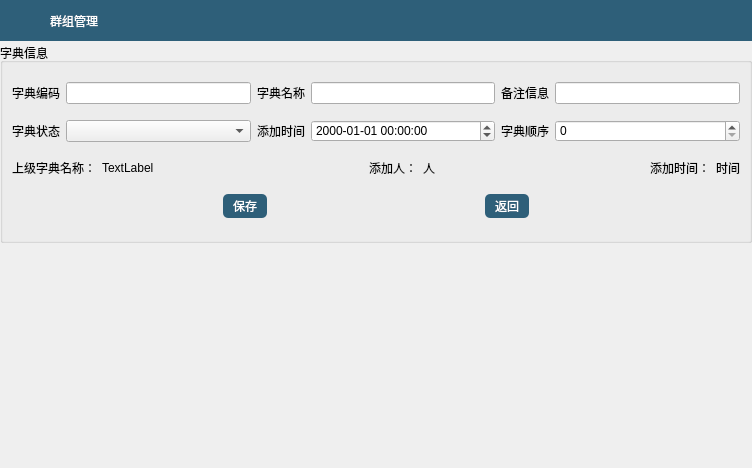
<?xml version="1.0" encoding="UTF-8"?>
<ui version="4.0">
 <class>AddDictWidget</class>
 <widget class="QWidget" name="AddDictWidget">
  <property name="geometry">
   <rect>
    <x>0</x>
    <y>0</y>
    <width>752</width>
    <height>468</height>
   </rect>
  </property>
  <property name="mouseTracking">
   <bool>true</bool>
  </property>
  <property name="windowTitle">
   <string>Form</string>
  </property>
  <property name="styleSheet">
   <string notr="true">QWidget#AddDictWidget QWidget#w_header {
	background-color: rgb(46, 95, 121);
	font: 9pt &quot;黑体&quot;;
}
QWidget#AddDictWidget QWidget#w_header QLabel#l_title {
	font: 13pt &quot;黑体&quot;;
	color:white;
}
QPushButton {
	background-color: rgb(46, 95, 121);
	color: rgb(255, 255, 255);
	height:20px;
	padding-top:2px;
	padding-bottom:2px;
	padding-left:10px;
	padding-right:10px;
	border-radius:5px;
}
QPushButton:hover {
	background-color: rgb(238, 238, 238);
	color: rgb(0, 0, 0);
}</string>
  </property>
  <layout class="QVBoxLayout" name="verticalLayout">
   <property name="spacing">
    <number>2</number>
   </property>
   <property name="leftMargin">
    <number>0</number>
   </property>
   <property name="topMargin">
    <number>0</number>
   </property>
   <property name="rightMargin">
    <number>0</number>
   </property>
   <property name="bottomMargin">
    <number>0</number>
   </property>
   <item>
    <widget class="QWidget" name="w_header" native="true">
     <property name="sizePolicy">
      <sizepolicy hsizetype="Preferred" vsizetype="Fixed">
       <horstretch>0</horstretch>
       <verstretch>0</verstretch>
      </sizepolicy>
     </property>
     <property name="maximumSize">
      <size>
       <width>16777215</width>
       <height>41</height>
      </size>
     </property>
     <property name="styleSheet">
      <string notr="true"/>
     </property>
     <layout class="QHBoxLayout" name="horizontalLayout_5">
      <property name="leftMargin">
       <number>12</number>
      </property>
      <property name="topMargin">
       <number>11</number>
      </property>
      <property name="rightMargin">
       <number>0</number>
      </property>
      <property name="bottomMargin">
       <number>11</number>
      </property>
      <item>
       <widget class="QLabel" name="label_8">
        <property name="sizePolicy">
         <sizepolicy hsizetype="Minimum" vsizetype="Preferred">
          <horstretch>0</horstretch>
          <verstretch>0</verstretch>
         </sizepolicy>
        </property>
        <property name="minimumSize">
         <size>
          <width>32</width>
          <height>32</height>
         </size>
        </property>
        <property name="text">
         <string/>
        </property>
        <property name="pixmap">
         <pixmap resource="../../../common/core.qrc">:/core/imgs/imgs/logo_32</pixmap>
        </property>
       </widget>
      </item>
      <item>
       <widget class="QLabel" name="l_title">
        <property name="sizePolicy">
         <sizepolicy hsizetype="Expanding" vsizetype="Preferred">
          <horstretch>0</horstretch>
          <verstretch>0</verstretch>
         </sizepolicy>
        </property>
        <property name="text">
         <string>群组管理</string>
        </property>
       </widget>
      </item>
      <item>
       <widget class="QPushButton" name="btn_menu_cancel">
        <property name="text">
         <string/>
        </property>
        <property name="icon">
         <iconset resource="../../../common/core.qrc">
          <normaloff>:/core/imgs/imgs/window_close</normaloff>:/core/imgs/imgs/window_close</iconset>
        </property>
        <property name="flat">
         <bool>true</bool>
        </property>
       </widget>
      </item>
     </layout>
    </widget>
   </item>
   <item>
    <widget class="QGroupBox" name="groupBox">
     <property name="sizePolicy">
      <sizepolicy hsizetype="Preferred" vsizetype="Fixed">
       <horstretch>0</horstretch>
       <verstretch>0</verstretch>
      </sizepolicy>
     </property>
     <property name="minimumSize">
      <size>
       <width>0</width>
       <height>200</height>
      </size>
     </property>
     <property name="title">
      <string>字典信息</string>
     </property>
     <layout class="QGridLayout" name="gridLayout">
      <item row="0" column="0">
       <widget class="QLabel" name="label">
        <property name="text">
         <string>字典编码</string>
        </property>
       </widget>
      </item>
      <item row="0" column="1">
       <widget class="QLineEdit" name="l_code"/>
      </item>
      <item row="0" column="2">
       <widget class="QLabel" name="label_2">
        <property name="text">
         <string>字典名称</string>
        </property>
       </widget>
      </item>
      <item row="0" column="3">
       <widget class="QLineEdit" name="l_name"/>
      </item>
      <item row="0" column="4">
       <widget class="QLabel" name="label_3">
        <property name="text">
         <string>备注信息</string>
        </property>
       </widget>
      </item>
      <item row="0" column="5">
       <widget class="QLineEdit" name="l_description"/>
      </item>
      <item row="1" column="0">
       <widget class="QLabel" name="label_4">
        <property name="text">
         <string>字典状态</string>
        </property>
       </widget>
      </item>
      <item row="1" column="2">
       <widget class="QLabel" name="label_5">
        <property name="text">
         <string>添加时间</string>
        </property>
       </widget>
      </item>
      <item row="1" column="4">
       <widget class="QLabel" name="label_6">
        <property name="text">
         <string>字典顺序</string>
        </property>
       </widget>
      </item>
      <item row="2" column="0" colspan="6">
       <layout class="QHBoxLayout" name="horizontalLayout">
        <property name="sizeConstraint">
         <enum>QLayout::SetFixedSize</enum>
        </property>
        <item>
         <widget class="QLabel" name="label_7">
          <property name="sizePolicy">
           <sizepolicy hsizetype="Preferred" vsizetype="Fixed">
            <horstretch>0</horstretch>
            <verstretch>0</verstretch>
           </sizepolicy>
          </property>
          <property name="text">
           <string>上级字典名称：</string>
          </property>
         </widget>
        </item>
        <item>
         <widget class="QLabel" name="lab_sup_name">
          <property name="sizePolicy">
           <sizepolicy hsizetype="Preferred" vsizetype="Fixed">
            <horstretch>0</horstretch>
            <verstretch>0</verstretch>
           </sizepolicy>
          </property>
          <property name="text">
           <string>TextLabel</string>
          </property>
         </widget>
        </item>
        <item>
         <spacer name="horizontalSpacer">
          <property name="orientation">
           <enum>Qt::Horizontal</enum>
          </property>
          <property name="sizeHint" stdset="0">
           <size>
            <width>46</width>
            <height>20</height>
           </size>
          </property>
         </spacer>
        </item>
        <item>
         <widget class="QLabel" name="label_9">
          <property name="sizePolicy">
           <sizepolicy hsizetype="Preferred" vsizetype="Fixed">
            <horstretch>0</horstretch>
            <verstretch>0</verstretch>
           </sizepolicy>
          </property>
          <property name="text">
           <string>添加人：</string>
          </property>
         </widget>
        </item>
        <item>
         <widget class="QLabel" name="lab_inserter">
          <property name="sizePolicy">
           <sizepolicy hsizetype="Preferred" vsizetype="Fixed">
            <horstretch>0</horstretch>
            <verstretch>0</verstretch>
           </sizepolicy>
          </property>
          <property name="text">
           <string>人</string>
          </property>
         </widget>
        </item>
        <item>
         <spacer name="horizontalSpacer_2">
          <property name="orientation">
           <enum>Qt::Horizontal</enum>
          </property>
          <property name="sizeHint" stdset="0">
           <size>
            <width>127</width>
            <height>20</height>
           </size>
          </property>
         </spacer>
        </item>
        <item>
         <widget class="QLabel" name="label_12">
          <property name="sizePolicy">
           <sizepolicy hsizetype="Preferred" vsizetype="Fixed">
            <horstretch>0</horstretch>
            <verstretch>0</verstretch>
           </sizepolicy>
          </property>
          <property name="text">
           <string>添加时间：</string>
          </property>
         </widget>
        </item>
        <item>
         <widget class="QLabel" name="lab_insert_time">
          <property name="sizePolicy">
           <sizepolicy hsizetype="Preferred" vsizetype="Fixed">
            <horstretch>0</horstretch>
            <verstretch>0</verstretch>
           </sizepolicy>
          </property>
          <property name="text">
           <string>时间</string>
          </property>
         </widget>
        </item>
       </layout>
      </item>
      <item row="3" column="0" colspan="6">
       <layout class="QHBoxLayout" name="horizontalLayout_2">
        <item>
         <spacer name="horizontalSpacer_3">
          <property name="orientation">
           <enum>Qt::Horizontal</enum>
          </property>
          <property name="sizeHint" stdset="0">
           <size>
            <width>96</width>
            <height>20</height>
           </size>
          </property>
         </spacer>
        </item>
        <item>
         <widget class="QPushButton" name="btn_save">
          <property name="text">
           <string>保存</string>
          </property>
         </widget>
        </item>
        <item>
         <spacer name="horizontalSpacer_4">
          <property name="orientation">
           <enum>Qt::Horizontal</enum>
          </property>
          <property name="sizeHint" stdset="0">
           <size>
            <width>145</width>
            <height>20</height>
           </size>
          </property>
         </spacer>
        </item>
        <item>
         <widget class="QPushButton" name="btn_quit">
          <property name="text">
           <string>返回</string>
          </property>
         </widget>
        </item>
        <item>
         <spacer name="horizontalSpacer_5">
          <property name="orientation">
           <enum>Qt::Horizontal</enum>
          </property>
          <property name="sizeHint" stdset="0">
           <size>
            <width>127</width>
            <height>20</height>
           </size>
          </property>
         </spacer>
        </item>
       </layout>
      </item>
      <item row="1" column="3">
       <widget class="QDateTimeEdit" name="dte_insert_time">
        <property name="displayFormat">
         <string>yyyy-MM-dd HH:mm:ss</string>
        </property>
       </widget>
      </item>
      <item row="1" column="1">
       <widget class="ComboBox" name="cb_state"/>
      </item>
      <item row="1" column="5">
       <widget class="QSpinBox" name="spin_sequence"/>
      </item>
     </layout>
    </widget>
   </item>
   <item>
    <spacer name="verticalSpacer">
     <property name="orientation">
      <enum>Qt::Vertical</enum>
     </property>
     <property name="sizeHint" stdset="0">
      <size>
       <width>20</width>
       <height>241</height>
      </size>
     </property>
    </spacer>
   </item>
  </layout>
 </widget>
 <customwidgets>
  <customwidget>
   <class>ComboBox</class>
   <extends>QComboBox</extends>
   <header>modules/common/combobox.h</header>
  </customwidget>
 </customwidgets>
 <resources>
  <include location="../../../common/core.qrc"/>
 </resources>
 <connections/>
</ui>
